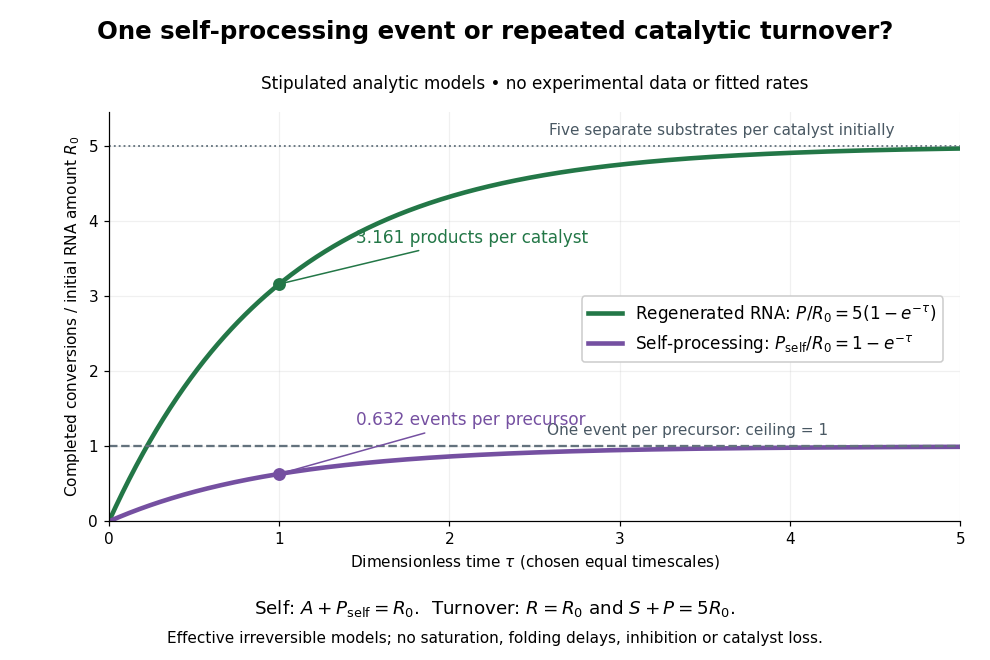

Generate this figure with Python:
"""Stipulated models contrasting self-processing and catalytic turnover.

Run from _media with Python 3.14, numpy 2.3.5 and matplotlib 3.10.7.
Curves are analytic teaching models, not measurements or fitted ribozyme rates.
"""

from pathlib import Path

import matplotlib.pyplot as plt
import numpy as np


def main():
    tau = np.linspace(0, 5, 501)
    self_events = -np.expm1(-tau)
    turnover_products = 5 * self_events
    fig, ax = plt.subplots(figsize=(9, 6), dpi=110, facecolor="white")
    fig.suptitle("One self-processing event or repeated catalytic turnover?",
                 fontsize=16, weight="bold", y=0.97)
    ax.set_title("Stipulated analytic models • no experimental data or fitted rates",
                 fontsize=11, pad=15)
    ax.plot(tau, turnover_products, color="#237747", lw=3,
            label=r"Regenerated RNA: $P/R_0=5(1-e^{-\tau})$")
    ax.plot(tau, self_events, color="#7550a1", lw=3,
            label=r"Self-processing: $P_{\rm self}/R_0=1-e^{-\tau}$")
    ax.axhline(1, color="#63727d", lw=1.5, ls="--")
    ax.axhline(5, color="#63727d", lw=1.2, ls=":")
    ax.text(3.4, 1.15, "One event per precursor: ceiling = 1", fontsize=10,
            ha="center", color="#495863")
    ax.text(3.6, 5.14, "Five separate substrates per catalyst initially", fontsize=10,
            ha="center", color="#495863")
    for y, color, label, dy in (
        (5 * (1 - np.exp(-1)), "#237747", "3.161 products per catalyst", 0.55),
        (1 - np.exp(-1), "#7550a1", "0.632 events per precursor", 0.65),
    ):
        ax.scatter([1], [y], s=55, color=color, zorder=4)
        ax.annotate(label, xy=(1, y), xytext=(1.45, y + dy),
                    fontsize=11, color=color,
                    arrowprops={"arrowstyle": "-", "color": color, "lw": 1})
    ax.set(xlim=(0, 5), ylim=(0, 5.45),
           xlabel=r"Dimensionless time $\tau$ (chosen equal timescales)",
           ylabel=r"Completed conversions / initial RNA amount $R_0$")
    ax.legend(loc="center right", bbox_to_anchor=(0.99, 0.47), frameon=True,
              facecolor="white", framealpha=1, fontsize=11)
    ax.grid(alpha=0.18)
    ax.spines[["top", "right"]].set_visible(False)
    fig.text(0.5, 0.07,
             r"Self: $A+P_{\rm self}=R_0$.  Turnover: $R=R_0$ and $S+P=5R_0$.",
             ha="center", fontsize=12)
    fig.text(0.5, 0.025,
             "Effective irreversible models; no saturation, folding delays, inhibition or catalyst loss.",
             ha="center", fontsize=10)
    fig.subplots_adjust(left=0.11, right=0.97, top=0.83, bottom=0.21)
    fig.savefig(Path(__file__).with_suffix(".png").name, facecolor="white", transparent=False)
    plt.close(fig)


if __name__ == "__main__":
    main()
